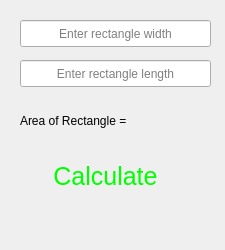
<?xml version="1.0" encoding="UTF-8"?>
<ui version="4.0">
 <class>Form</class>
 <widget class="QWidget" name="Form">
  <property name="geometry">
   <rect>
    <x>0</x>
    <y>0</y>
    <width>225</width>
    <height>250</height>
   </rect>
  </property>
  <property name="minimumSize">
   <size>
    <width>225</width>
    <height>250</height>
   </size>
  </property>
  <property name="maximumSize">
   <size>
    <width>225</width>
    <height>250</height>
   </size>
  </property>
  <property name="windowTitle">
   <string>rectangle-area</string>
  </property>
  <property name="windowIcon">
   <iconset>
    <normaloff>icons/rectangle.png</normaloff>icons/rectangle.png</iconset>
  </property>
  <widget class="QLineEdit" name="lineEdit">
   <property name="geometry">
    <rect>
     <x>20</x>
     <y>60</y>
     <width>191</width>
     <height>27</height>
    </rect>
   </property>
   <property name="alignment">
    <set>Qt::AlignCenter</set>
   </property>
   <property name="placeholderText">
    <string>Enter rectangle length</string>
   </property>
  </widget>
  <widget class="QLabel" name="label">
   <property name="geometry">
    <rect>
     <x>20</x>
     <y>100</y>
     <width>191</width>
     <height>41</height>
    </rect>
   </property>
   <property name="text">
    <string>Area of Rectangle = </string>
   </property>
  </widget>
  <widget class="QPushButton" name="pushButton">
   <property name="geometry">
    <rect>
     <x>50</x>
     <y>156</y>
     <width>111</width>
     <height>41</height>
    </rect>
   </property>
   <property name="font">
    <font>
     <pointsize>19</pointsize>
    </font>
   </property>
   <property name="styleSheet">
    <string notr="true">color: rgb(0, 255, 0);</string>
   </property>
   <property name="text">
    <string>Calculate</string>
   </property>
   <property name="flat">
    <bool>true</bool>
   </property>
  </widget>
  <widget class="QLineEdit" name="lineEdit_2">
   <property name="geometry">
    <rect>
     <x>20</x>
     <y>20</y>
     <width>191</width>
     <height>27</height>
    </rect>
   </property>
   <property name="alignment">
    <set>Qt::AlignCenter</set>
   </property>
   <property name="placeholderText">
    <string>Enter rectangle width</string>
   </property>
  </widget>
 </widget>
 <resources/>
 <connections/>
</ui>
